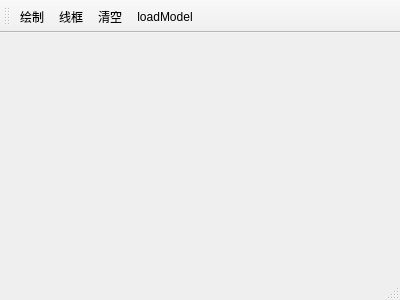
<?xml version="1.0" encoding="UTF-8"?>
<ui version="4.0">
 <class>MainWindow</class>
 <widget class="QMainWindow" name="MainWindow">
  <property name="geometry">
   <rect>
    <x>0</x>
    <y>0</y>
    <width>400</width>
    <height>300</height>
   </rect>
  </property>
  <property name="windowTitle">
   <string>MainWindow</string>
  </property>
  <property name="styleSheet">
   <string notr="true">letter space:100px</string>
  </property>
  <widget class="QWidget" name="centralWidget"/>
  <widget class="QMenuBar" name="menuBar">
   <property name="geometry">
    <rect>
     <x>0</x>
     <y>0</y>
     <width>400</width>
     <height>23</height>
    </rect>
   </property>
  </widget>
  <widget class="QToolBar" name="mainToolBar">
   <attribute name="toolBarArea">
    <enum>TopToolBarArea</enum>
   </attribute>
   <attribute name="toolBarBreak">
    <bool>false</bool>
   </attribute>
   <addaction name="actionDraw"/>
   <addaction name="actionWireFrame"/>
   <addaction name="actionClear"/>
   <addaction name="actionloadModel"/>
  </widget>
  <widget class="QStatusBar" name="statusBar"/>
  <action name="actionDraw">
   <property name="text">
    <string>绘制</string>
   </property>
  </action>
  <action name="actionWireFrame">
   <property name="text">
    <string>线框</string>
   </property>
  </action>
  <action name="actionClear">
   <property name="text">
    <string>清空</string>
   </property>
  </action>
  <action name="actionloadModel">
   <property name="text">
    <string>loadModel</string>
   </property>
  </action>
 </widget>
 <layoutdefault spacing="6" margin="11"/>
 <resources/>
 <connections/>
</ui>
